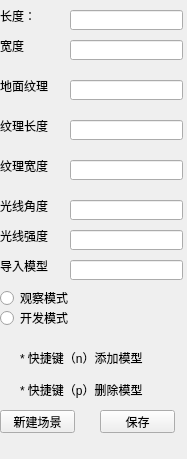
<?xml version="1.0" encoding="UTF-8"?>
<ui version="4.0">
 <class>Plan</class>
 <widget class="QWidget" name="Plan">
  <property name="geometry">
   <rect>
    <x>0</x>
    <y>0</y>
    <width>187</width>
    <height>459</height>
   </rect>
  </property>
  <property name="windowTitle">
   <string>Form</string>
  </property>
  <widget class="QLineEdit" name="lineEdit">
   <property name="geometry">
    <rect>
     <x>70</x>
     <y>10</y>
     <width>113</width>
     <height>20</height>
    </rect>
   </property>
  </widget>
  <widget class="QLineEdit" name="lineEdit_2">
   <property name="geometry">
    <rect>
     <x>70</x>
     <y>40</y>
     <width>113</width>
     <height>20</height>
    </rect>
   </property>
  </widget>
  <widget class="QLineEdit" name="lineEdit_3">
   <property name="geometry">
    <rect>
     <x>70</x>
     <y>80</y>
     <width>113</width>
     <height>20</height>
    </rect>
   </property>
  </widget>
  <widget class="QLabel" name="label">
   <property name="geometry">
    <rect>
     <x>0</x>
     <y>10</y>
     <width>54</width>
     <height>12</height>
    </rect>
   </property>
   <property name="text">
    <string>长度：</string>
   </property>
  </widget>
  <widget class="QLabel" name="label_2">
   <property name="geometry">
    <rect>
     <x>0</x>
     <y>40</y>
     <width>54</width>
     <height>12</height>
    </rect>
   </property>
   <property name="text">
    <string>宽度</string>
   </property>
  </widget>
  <widget class="QLabel" name="label_3">
   <property name="geometry">
    <rect>
     <x>0</x>
     <y>80</y>
     <width>54</width>
     <height>12</height>
    </rect>
   </property>
   <property name="text">
    <string>地面纹理</string>
   </property>
  </widget>
  <widget class="QLabel" name="label_4">
   <property name="geometry">
    <rect>
     <x>0</x>
     <y>120</y>
     <width>54</width>
     <height>12</height>
    </rect>
   </property>
   <property name="text">
    <string>纹理长度</string>
   </property>
  </widget>
  <widget class="QLineEdit" name="lineEdit_4">
   <property name="geometry">
    <rect>
     <x>70</x>
     <y>120</y>
     <width>113</width>
     <height>20</height>
    </rect>
   </property>
  </widget>
  <widget class="QLabel" name="label_5">
   <property name="geometry">
    <rect>
     <x>0</x>
     <y>160</y>
     <width>54</width>
     <height>12</height>
    </rect>
   </property>
   <property name="text">
    <string>纹理宽度</string>
   </property>
  </widget>
  <widget class="QLineEdit" name="lineEdit_5">
   <property name="geometry">
    <rect>
     <x>70</x>
     <y>160</y>
     <width>113</width>
     <height>20</height>
    </rect>
   </property>
  </widget>
  <widget class="QLabel" name="label_6">
   <property name="geometry">
    <rect>
     <x>0</x>
     <y>200</y>
     <width>54</width>
     <height>12</height>
    </rect>
   </property>
   <property name="text">
    <string>光线角度</string>
   </property>
  </widget>
  <widget class="QLineEdit" name="lineEdit_6">
   <property name="geometry">
    <rect>
     <x>70</x>
     <y>200</y>
     <width>113</width>
     <height>20</height>
    </rect>
   </property>
  </widget>
  <widget class="QLabel" name="label_7">
   <property name="geometry">
    <rect>
     <x>0</x>
     <y>260</y>
     <width>54</width>
     <height>12</height>
    </rect>
   </property>
   <property name="text">
    <string>导入模型</string>
   </property>
  </widget>
  <widget class="QLineEdit" name="lineEdit_7">
   <property name="geometry">
    <rect>
     <x>70</x>
     <y>260</y>
     <width>113</width>
     <height>20</height>
    </rect>
   </property>
  </widget>
  <widget class="QPushButton" name="pushButton">
   <property name="geometry">
    <rect>
     <x>0</x>
     <y>410</y>
     <width>75</width>
     <height>23</height>
    </rect>
   </property>
   <property name="text">
    <string>新建场景</string>
   </property>
  </widget>
  <widget class="QPushButton" name="pushButton_2">
   <property name="geometry">
    <rect>
     <x>100</x>
     <y>410</y>
     <width>75</width>
     <height>23</height>
    </rect>
   </property>
   <property name="text">
    <string>保存</string>
   </property>
  </widget>
  <widget class="QLabel" name="label_8">
   <property name="geometry">
    <rect>
     <x>0</x>
     <y>230</y>
     <width>54</width>
     <height>12</height>
    </rect>
   </property>
   <property name="text">
    <string>光线强度</string>
   </property>
  </widget>
  <widget class="QLineEdit" name="lineEdit_8">
   <property name="geometry">
    <rect>
     <x>70</x>
     <y>230</y>
     <width>113</width>
     <height>20</height>
    </rect>
   </property>
  </widget>
  <widget class="QLabel" name="label_9">
   <property name="geometry">
    <rect>
     <x>20</x>
     <y>350</y>
     <width>141</width>
     <height>16</height>
    </rect>
   </property>
   <property name="text">
    <string>* 快捷键（n）添加模型</string>
   </property>
  </widget>
  <widget class="QLabel" name="label_10">
   <property name="geometry">
    <rect>
     <x>20</x>
     <y>380</y>
     <width>131</width>
     <height>20</height>
    </rect>
   </property>
   <property name="text">
    <string>* 快捷键（p）删除模型</string>
   </property>
  </widget>
  <widget class="QLineEdit" name="lineEdit_9">
   <property name="geometry">
    <rect>
     <x>220</x>
     <y>350</y>
     <width>16</width>
     <height>20</height>
    </rect>
   </property>
  </widget>
  <widget class="QLineEdit" name="lineEdit_10">
   <property name="geometry">
    <rect>
     <x>220</x>
     <y>380</y>
     <width>16</width>
     <height>20</height>
    </rect>
   </property>
  </widget>
  <widget class="QRadioButton" name="radioButton">
   <property name="geometry">
    <rect>
     <x>0</x>
     <y>290</y>
     <width>89</width>
     <height>16</height>
    </rect>
   </property>
   <property name="text">
    <string>观察模式</string>
   </property>
   <attribute name="buttonGroup">
    <string notr="true">buttonGroup</string>
   </attribute>
  </widget>
  <widget class="QRadioButton" name="radioButton_2">
   <property name="geometry">
    <rect>
     <x>0</x>
     <y>310</y>
     <width>89</width>
     <height>16</height>
    </rect>
   </property>
   <property name="text">
    <string>开发模式</string>
   </property>
   <attribute name="buttonGroup">
    <string notr="true">buttonGroup</string>
   </attribute>
  </widget>
 </widget>
 <resources/>
 <connections/>
 <buttongroups>
  <buttongroup name="buttonGroup"/>
 </buttongroups>
</ui>
